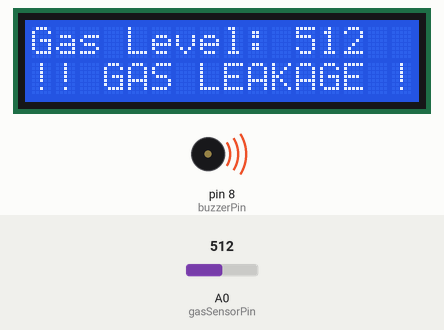
A sketch run on a simulated Arduino Uno, built with avr-gcc and run on an emulated ATmega328P. Shown: 16×2 character LCD, buzzer (waves = sounding, pin HIGH). The test bench sets the inputs (shaded band); at power-on: A0 (gasSensorPin) = 512.

Above: at 3.2 s.
3.3 s: A0 (gasSensorPin) set to 317
At 5.0 s:
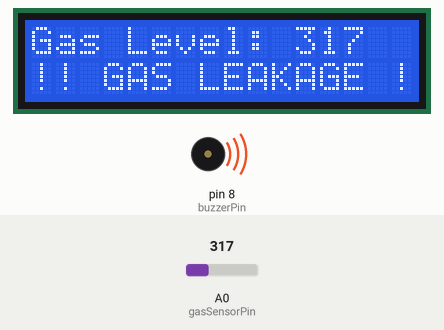
5.5 s: A0 (gasSensorPin) set to 286
At 6.9 s:
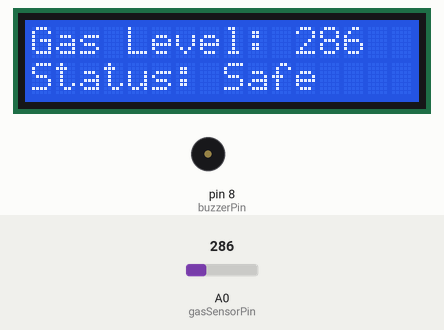
7.5 s: A0 (gasSensorPin) set to 306
At 8.7 s:
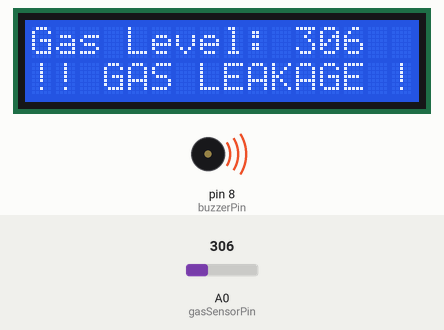
Timing chart, 0 to 10.5 s (numbered marks = the images above; inputs shaded):
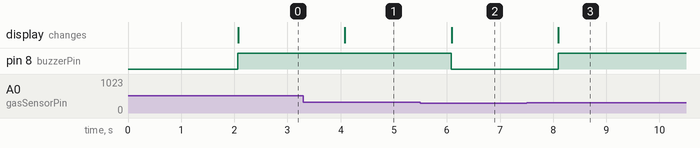

The sketch:

Gasleakage.ino
```cpp
#include <LiquidCrystal.h>

// Pin connections
const int gasSensorPin = A0;      // MQ-135 connected to analog pin A0
const int buzzerPin = 8;          // Buzzer connected to digital pin 8
const int threshold = 300;        // Gas level threshold (adjust as needed)

// LCD pin setup: RS, EN, D4, D5, D6, D7
LiquidCrystal lcd(12, 11, 5, 4, 3, 2);

void setup() {
  pinMode(gasSensorPin, INPUT);
  pinMode(buzzerPin, OUTPUT);

  lcd.begin(16, 2); // Initialize 16x2 LCD
  lcd.print("Gas Detector");
  delay(2000);
  lcd.clear();
}

void loop() {
  int gasLevel = analogRead(gasSensorPin);

  lcd.setCursor(0, 0);
  lcd.print("Gas Level: ");
  lcd.print(gasLevel);

  if (gasLevel > threshold) {
    digitalWrite(buzzerPin, HIGH);
    lcd.setCursor(0, 1);
    lcd.print("!! GAS LEAKAGE !!");
  } else {
    digitalWrite(buzzerPin, LOW);
    lcd.setCursor(0, 1);
    lcd.print("Status: Safe     ");
  }

  delay(1000); // Wait for a second
}
```

Measured:
- the behaviour switches between 301 and 300 on A0 (gasSensorPin) (found by bisection; images 1 and 2)
- after the input at 3.3 s, the display: changes after 0.78 s (image 1)
- after the input at 5.5 s, pin 8 (buzzerPin): HIGH → LOW after 0.59 s; the display: changes after 0.59 s (image 2)
- after the input at 7.5 s, pin 8 (buzzerPin): LOW → HIGH after 0.60 s; the display: changes after 0.60 s (image 3)
